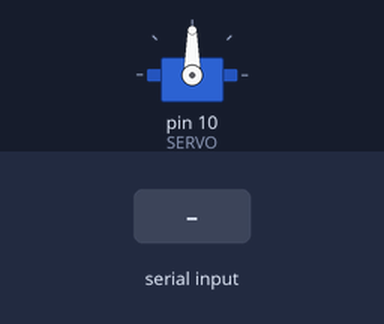
Recording of a sketch running on a simulated Arduino Uno, built with avr-gcc and run on an emulated ATmega328P. Shown: servo. The test bench sets the inputs (shaded band).

Above: at 1.2 s.
1.3 s: "30,150\n" received over Serial
At 2.4 s:
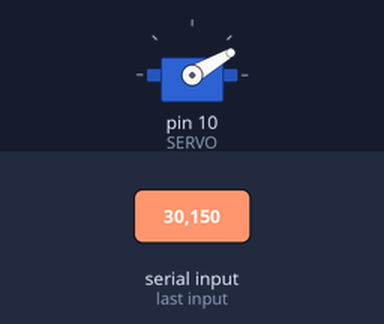
2.8 s: "5\n" received over Serial
At 3.3 s:
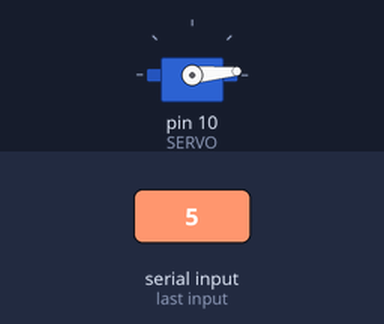
4.3 s: "200\n" received over Serial
At 5.5 s:
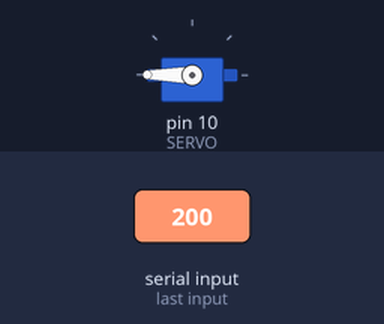
5.8 s: "90,45\n" received over Serial
At 7.0 s:
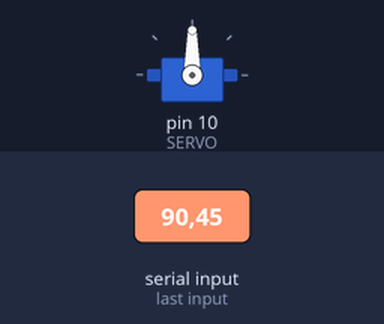
Timing chart, 0 to 8.3 s (numbered marks = the images above; inputs shaded):
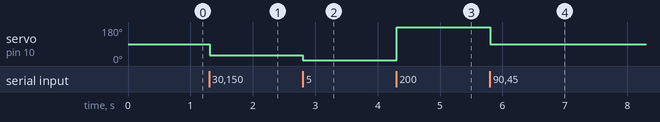

The sketch:

04.02-servo-processing.ino
```cpp
#include <Servo.h>
#define SERVO 10

Servo servo1;

void setup()
{
	Serial.begin(9600);

	servo1.attach(SERVO);
}

void loop()
{
	if (Serial.available() > 1)
		servo1.write(Serial.readStringUntil('\n').toInt());

}
```

Measured:
- after the input at 1.3 s, servo on pin 10 (SERVO): 90° → 30° at once
- after the input at 2.8 s, servo on pin 10 (SERVO): 30° → 5° at once
- after the input at 4.3 s, servo on pin 10 (SERVO): 5° → 180° at once
- after the input at 5.8 s, servo on pin 10 (SERVO): 180° → 90° at once
